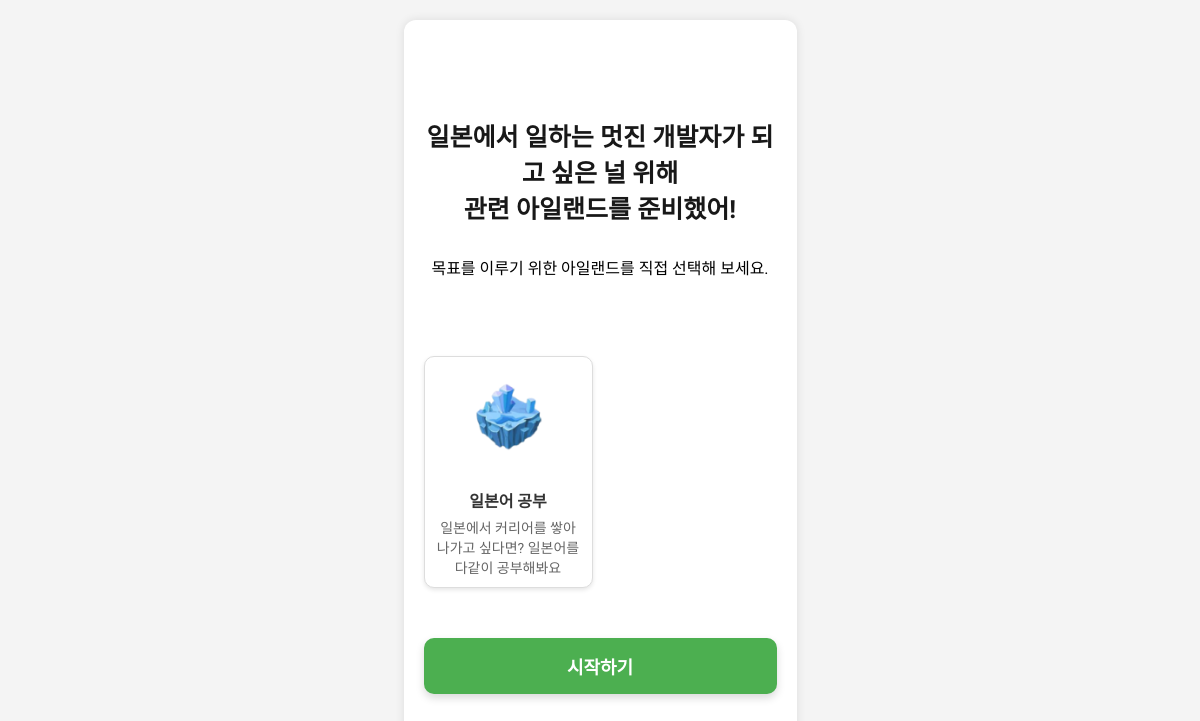
Before: /api/selectislands/ with the older database file.
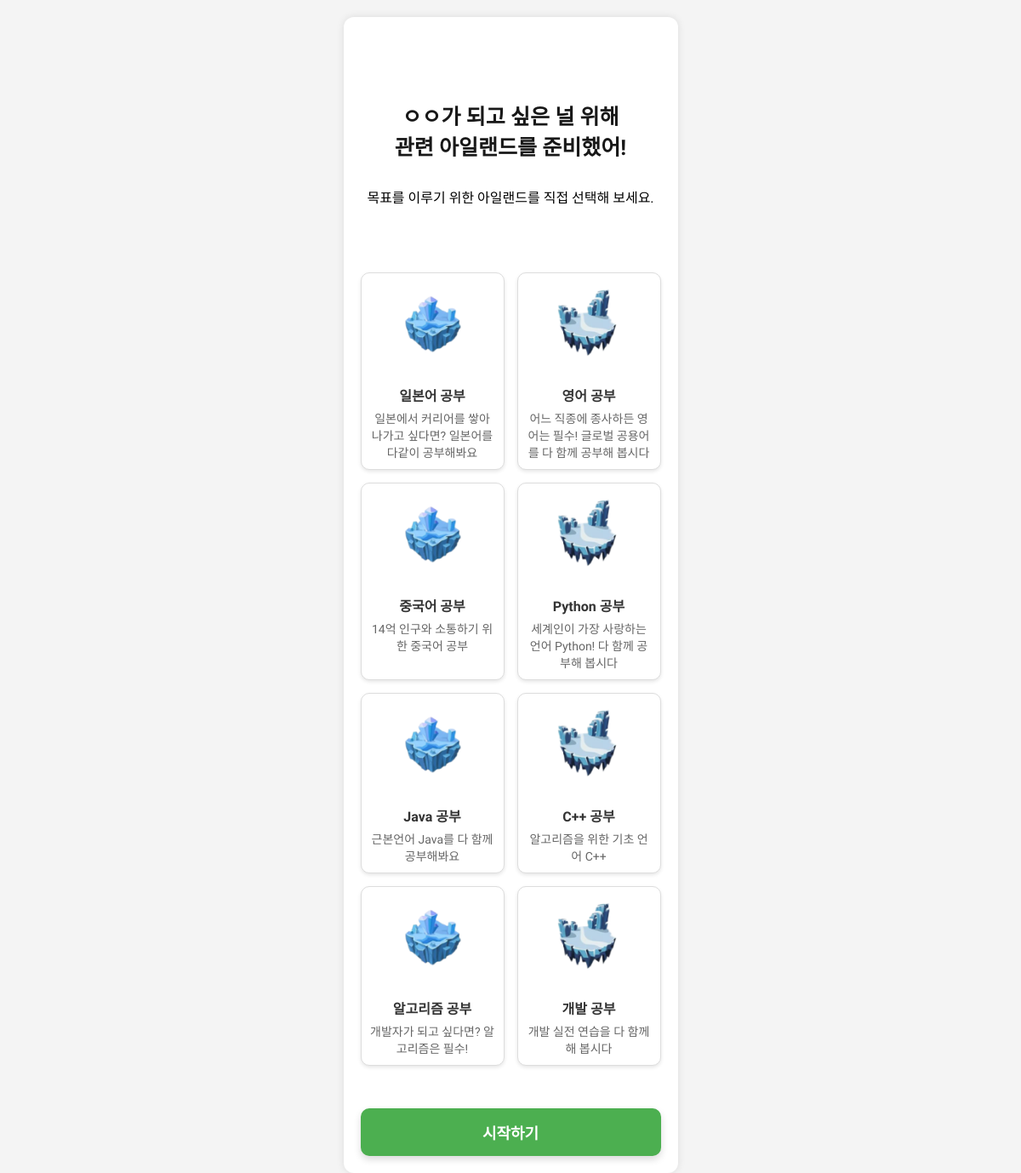
After: the same page with the newer database file.
### core/models.py (models this page shows, shortened)
class Users(models.Model):
    username = models.CharField(max_length=100, unique=True)
    dream = models.TextField(default="개발자")

class Islands(models.Model):
    name = models.CharField(max_length=100)
    description = models.TextField()
    is_selected = models.BooleanField(default=False)  # 사용자가 선택한 섬인지 여부
    is_completed = models.BooleanField(default=False)  # 섬의 전역 상태로 완료 여부 관리

### core/views.py (the view)
# urls.py: path('selectislands/', views.select_islands_view, name='select_islands'),
def select_islands_view(request):
    user = Users.objects.get(username="akaraka")
    dream = user.dream
    islands = Islands.objects.all()
    return render(request, 'selectislands.html', {"dream": dream, 'islands': islands})

### core/templates/selectislands.html (shortened to what this page needs)
{% load static %}
<!DOCTYPE html>
<html lang="ko">
<head>
    <link rel="stylesheet" href="{% static 'css/styles.css' %}">
</head>
<body>
    <div class="wrapper">
        <div class="container">
            <br><br><br>
            <h1>{{dream}}가 되고 싶은 널 위해<br>관련 아일랜드를 준비했어!</h1>
            <div style="text-align: center;">
                목표를 이루기 위한 아일랜드를 직접 선택해 보세요.
            </div>
            <br><br><br>
            <div class="islands">
                {% for island in islands %}
                <div class="island" onclick="selectIsland('{{ island.name }}', '{{ island.description }}')">
                    <img src="{% static 'images/selectislands' %}{{ forloop.counter|add:'-1'|divisibleby:'2'|add:'1' }}.png" alt="Island" width="30px" height="30px">
                    <h2>{{ island.name }}</h2>
                    <p>{{ island.description }}</p>
                </div>
                {% endfor %}
            </div>
            <div style="text-align: center; margin-top: 50px; width: 100%;">
                <button id="start-button" style="
                    display: block;
                    width: 100%;
                    max-width: 600px;
                    margin: 0 auto;
                    background-color: #4CAF50;
                    color: white;
                    font-size: 18px;
                    font-weight: bold;
                    padding: 15px 30px;
                    border: none;
                    border-radius: 10px;
                    cursor: pointer;
                    box-shadow: 0 4px 8px rgba(0, 0, 0, 0.15);
                    transition: background-color 0.3s, transform 0.2s;
                "
                onmouseover="this.style.backgroundColor='#45a049'"
                onmouseout="this.style.backgroundColor='#4CAF50'"
                onclick="navigateToStart()">시작하기</button>
            </div>
        </div>
    </div>
</body>
</html>

Changed rows visible on the page:
changed Users: dream "일본에서 일하는 멋진 개발자" → "ㅇㅇ"
added Islands: name "영어 공부", description "어느 직종에 종사하든 영어는 필수! 글로벌 공용어를 다 함께 공부해 봅시다"
added Islands: name "중국어 공부", description "14억 인구와 소통하기 위한 중국어 공부"
added Islands: name "Python 공부", description "세계인이 가장 사랑하는 언어 Python! 다 함께 공부해 봅시다"
added Islands: name "Java 공부", description "근본언어 Java를 다 함께 공부해봐요"
added Islands: name "C++ 공부", description "알고리즘을 위한 기초 언어 C++"
added Islands: name "알고리즘 공부", description "개발자가 되고 싶다면? 알고리즘은 필수!"
added Islands: name "개발 공부", description "개발 실전 연습을 다 함께 해 봅시다"
